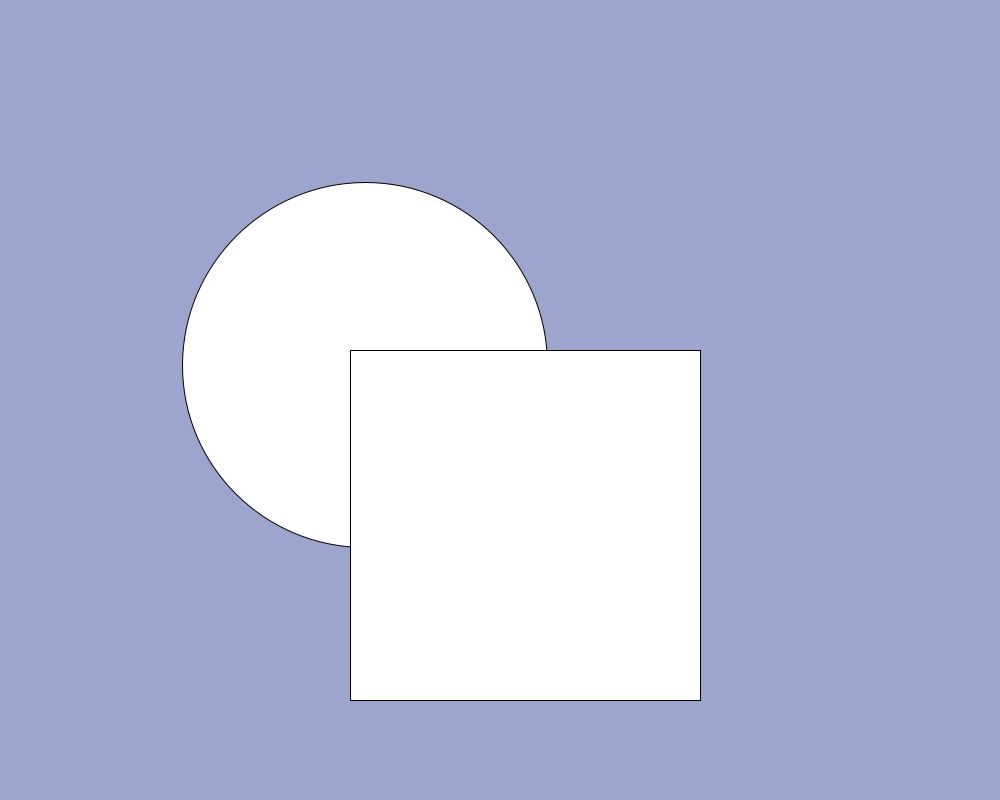
Frame 1 (no input)
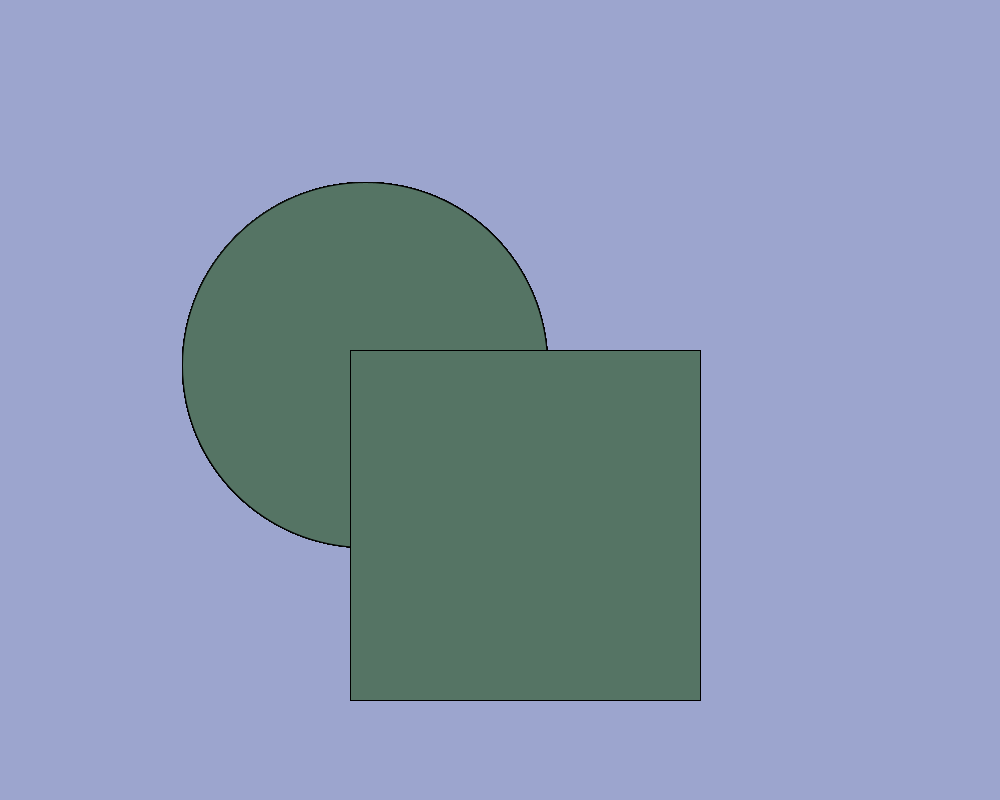
Frame 60 (the mouse pressed at the canvas centre just before this capture)
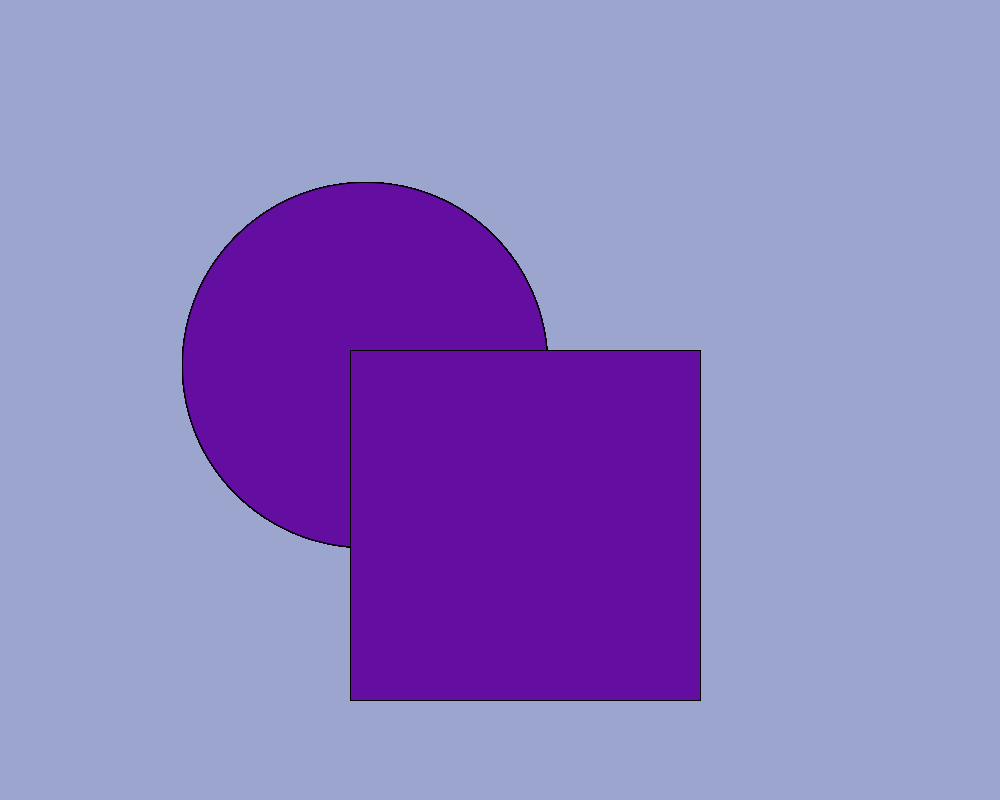
Frame 120 (the mouse held since frame 60 and released just before this capture)

The Processing sketch that drew these frames (run headless with seeded random() and noise(); from frame 60 on, the mouse is pressed at the canvas centre):

// Processing sketch: sketch_170821a
// ── sketch_170821a.pde
void setup(){
size(1000,800);
background(156,165,206);
}
void draw(){
ellipse(365,365,365,365);
rect(350,350,350,350);

if(mousePressed){
fill(245,162,7);
fill(random(256),random(256),random(256));
}

else{
fill(85,116,100);
}
}
